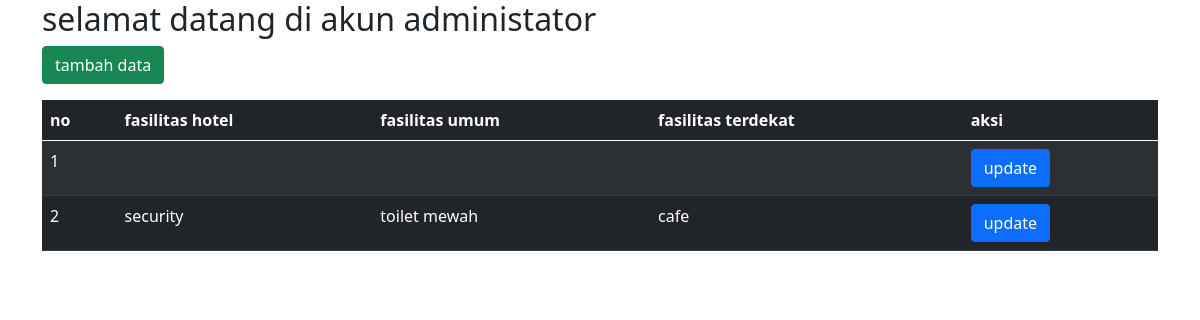
The app's page /fasilitas_kamar.php with its own data.
### tables this page shows
CREATE TABLE IF NOT EXISTS `fasilitas_hotel` (
  `fasilitas_hotel` text NOT NULL,
  `fasilitas_umum` text NOT NULL,
  `fasilitas_terdekat` text NOT NULL
);

### fasilitas_kamar.php (the view, shortened to what this page needs)
<!DOCTYPE html>
<html lang="en">
<head>
    <link href="https://cdn.jsdelivr.net/npm/bootstrap@5.0.2/dist/css/bootstrap.min.css" rel="stylesheet"
>
</head>
<body>
    <div class="container">
        <h2>selamat datang di akun administator</h2>
        <table class="table table-dark table-striped">
            <thead>
                <tr>
                    <th>no</th>
                    <th>fasilitas hotel</th>
                    <th>fasilitas umum </th>
                    <th>fasilitas terdekat </th>
                    <th>aksi</th>
                </tr>
            </thead>
            <tbody>
                <?php $sql = "select * from fasilitas_hotel";
    include 'koneksi.php';
    $query = mysqli_query($koneksi, $sql);
    $kamars = mysqli_fetch_all($query, MYSQLI_ASSOC);
    $no = 1; ?>
                <?php foreach ($kamars as $kamar)  { ?>
                <tr>
                    <td><?= $no++ ?></td>
                    <td><?= $kamar['fasilitas_hotel'] ; ?></td>
                    <td><?= $kamar['fasilitas_umum'] ; ?></td>
                    <td><?= $kamar['fasilitas_terdekat'];  ?></td>
                    <td><a href="update_fasilitas.php?id=<?=$kamar['fasilitas_hotel'];?>" class="btn btn-primary" width="15%">update</a>
                        </td>
                </tr>
                <?php }; ?>
                <a href="tambah_fasilitas.php" class="btn btn-success mb-3">tambah data</a>
            </tbody>
        </table>
    </div>
</body>
</html>

### records on screen
fasilitas_hotel: fasilitas_hotel "security", fasilitas_umum "toilet mewah", fasilitas_terdekat "cafe"
